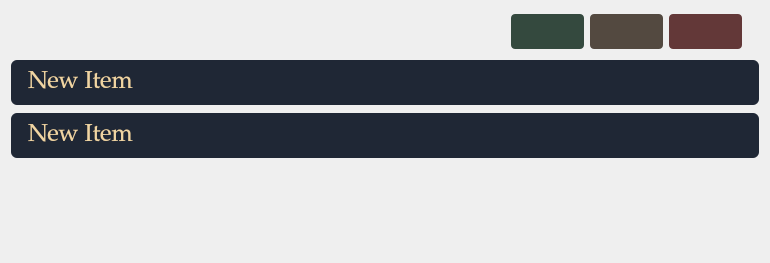
     <widget class="QFrame" name="leftContentPanel">
      <property name="minimumSize">
       <size>
        <width>770</width>
        <height>71</height>
       </size>
      </property>
      <property name="styleSheet">
       <string notr="true">#leftContentPanel {
    background-color: rgb(133, 146, 158);
    border: none;
    border-right: 10px solid rgb(70, 83, 102);
}</string>
      </property>
      <property name="frameShape">
       <enum>QFrame::Shape::NoFrame</enum>
      </property>
      <layout class="QVBoxLayout" name="verticalLayout">
       <item>
        <widget class="QFrame" name="frame_3">
         <property name="minimumSize">
          <size>
           <width>0</width>
           <height>43</height>
          </size>
         </property>
         <property name="styleSheet">
          <string notr="true">QFrame {
    background-color: transparent; /* Полная прозрачность фона /
    background: none;              / Страховка от системных градиентов /
    border: none !important;       / Уничтожаем любые рамки */
}</string>
         </property>
         <property name="frameShape">
          <enum>QFrame::Shape::StyledPanel</enum>
         </property>
         <property name="frameShadow">
          <enum>QFrame::Shadow::Raised</enum>
         </property>
         <widget class="QWidget" name="layoutWidget">
          <property name="geometry">
           <rect>
            <x>500</x>
            <y>0</y>
            <width>231</width>
            <height>41</height>
           </rect>
          </property>
          <layout class="QHBoxLayout" name="horizontalLayout">
           <item>
            <widget class="QPushButton" name="pushButton_General_Create">
             <property name="minimumSize">
              <size>
               <width>0</width>
               <height>35</height>
              </size>
             </property>
             <property name="styleSheet">
              <string notr="true">QPushButton {
    background-color: rgb(83, 73, 64);  
    color: rgb(240, 213, 163);          
    font-family: &quot;Palatino Linotype&quot;;
    font-weight: bold;
    font-size: 12px;
    border: none !important;
    border-radius: 4px;
    padding: 6px 12px;
}

/* При наведении: мягко светлеет */
QPushButton:hover {
    background-color: rgb(102, 90, 79);  
}

/* При нажатии: глубоко темнеет */
QPushButton:pressed {
    background-color: rgb(59, 52, 45);  
}


QPushButton {
    background-color: rgb(52, 73, 62);  
    color: rgb(240, 213, 163);          /* Фирменное золото DnD */
    font-family: &quot;Palatino Linotype&quot;;
    font-weight: bold;
    font-size: 12px;
    border: none !important;
    border-radius: 4px;
    padding: 6px 12px;
}

/* При наведении: мягко светлеет */
QPushButton:hover {
    background-color: rgb(65, 92, 78);  
}

/* При нажатии: глубоко темнеет */
QPushButton:pressed {
    background-color: rgb(35, 50, 42);  
}</string>
             </property>
             <property name="text">
              <string/>
             </property>
             <property name="icon">
              <iconset resource="../../resources.qrc">
               <normaloff>:/icons/Data/Icons/create.png</normaloff>:/icons/Data/Icons/create.png</iconset>
             </property>
             <property name="iconSize">
              <size>
               <width>40</width>
               <height>40</height>
              </size>
             </property>
            </widget>
           </item>
           <item>
            <widget class="QPushButton" name="pushButton_General_Editing">
             <property name="minimumSize">
              <size>
               <width>0</width>
               <height>35</height>
              </size>
             </property>
             <property name="styleSheet">
              <string notr="true">QPushButton {
    background-color: rgb(83, 73, 64);  
    color: rgb(240, 213, 163);          
    font-family: &quot;Palatino Linotype&quot;;
    font-weight: bold;
    font-size: 12px;
    border: none !important;
    border-radius: 4px;
    padding: 6px 12px;
}

/* При наведении: мягко светлеет */
QPushButton:hover {
    background-color: rgb(102, 90, 79);  
}

/* При нажатии: глубоко темнеет */
QPushButton:pressed {
    background-color: rgb(59, 52, 45);  
}</string>
             </property>
             <property name="text">
              <string/>
             </property>
             <property name="icon">
              <iconset resource="../../resources.qrc">
               <normaloff>:/icons/Data/Icons/editing.png</normaloff>:/icons/Data/Icons/editing.png</iconset>
             </property>
             <property name="iconSize">
              <size>
               <width>40</width>
               <height>40</height>
              </size>
             </property>
            </widget>
           </item>
           <item>
            <widget class="QPushButton" name="pushButton_General_Delete">
             <property name="minimumSize">
              <size>
               <width>0</width>
               <height>35</height>
              </size>
             </property>
             <property name="styleSheet">
              <string notr="true">QPushButton {
    background-color: rgb(99, 56, 56);  
    color: rgb(240, 213, 163);          
    font-family: &quot;Palatino Linotype&quot;;
    font-weight: bold;
    font-size: 12px;
    border: none !important;
    border-radius: 4px;
    padding: 6px 12px;
}

/* При наведении: мягко светлеет */
QPushButton:hover {
    background-color: rgb(122, 69, 69);  
}

/* При нажатии: глубоко темнеет */
QPushButton:pressed {
    background-color: rgb(71, 40, 40);  
}</string>
             </property>
             <property name="text">
              <string/>
             </property>
             <property name="icon">
              <iconset resource="../../resources.qrc">
               <normaloff>:/icons/Data/Icons/delete.png</normaloff>:/icons/Data/Icons/delete.png</iconset>
             </property>
             <property name="iconSize">
              <size>
               <width>40</width>
               <height>40</height>
              </size>
             </property>
            </widget>
           </item>
          </layout>
         </widget>
        </widget>
       </item>
       <item>
        <widget class="QListWidget" name="listWidget">
         <property name="font">
          <font>
           <family>Palatino Linotype</family>
           <pointsize>18</pointsize>
          </font>
         </property>
         <property name="styleSheet">
          <string notr="true">/* ======================================================== */
/* 1. ИЗМЕНЕНО: ПРОЗРАЧНАЯ ПОДЛОЖКА СПИСКА                  */
/* ======================================================== */
QListWidget {
    /* Полностью прозрачный фон */
    background-color: transparent; 
    
    /* Сбрасываем нативный стиль Windows */
    border-style: solid;
    border: none !important;              
    
    /* Очистили отступы, чтобы плашки не сжимались внутри белого бокса */
    padding: 0px;    
    outline: 0 !important;                           
}

/* ======================================================== */
/* 2. НАСТРОЙКА ПЛАШЕК-ПОДКЛАССОВ ПО УМОЛЧАНИЮ              */
/* ======================================================== */
QListWidget::item {
    background-color: rgb(31, 39, 53);  
    color: rgb(240, 213, 163);          
    border-radius: 6px;                 
    padding: 10px 14px;                 
    margin-bottom: 8px;                 
    
    font-family: &quot;Palatino Linotype&quot;;   
    font-size: 13px;
    font-weight: bold;
    
    border: none !important;
}

/* ======================================================== */
/* 3. ЭФФЕКТ ПРИ НАВЕДЕНИИ КУРСОРA                          */
/* ======================================================== */
QListWidget::item:hover {
    background-color: rgb(50, 65, 87) !important;  
    color: rgb(240, 213, 163) !important;
    border: none !important;
}

/* ======================================================== */
/* 4. ЭФФЕКТ ПРИ ВЫДЕЛЕНИИ / НАЖАТИИ (ТЕМНЕЕТ)              */
/* ======================================================== */
QListWidget::item:selected, 
QListWidget::item:selected:active,
QListWidget::item:selected:focus {
    /* Глубокий бархатный полуночный тон */
    background-color: rgb(20, 26, 36) !important;  
    
    /* Приглушенное благородное золото для темного фонда */
    color: rgb(230, 205, 155) !important; 
    border: none !important;
}

/* ======================================================== */
/* 5. ГЛОБАЛЬНЫЙ ПРЕДОХРАНИТЕЛЬ ДЛЯ ВЫДЕЛЕНИЯ QT            */
/* ======================================================== */
QListWidget {
    selection-background-color: rgb(20, 26, 36);
    selection-color: rgb(230, 205, 155);
}</string>
         </property>
         <item>
          <property name="text">
           <string>New Item</string>
          </property>
         </item>
         <item>
          <property name="text">
           <string>New Item</string>
          </property>
         </item>
        </widget>
       </item>
      </layout>
     </widget>
